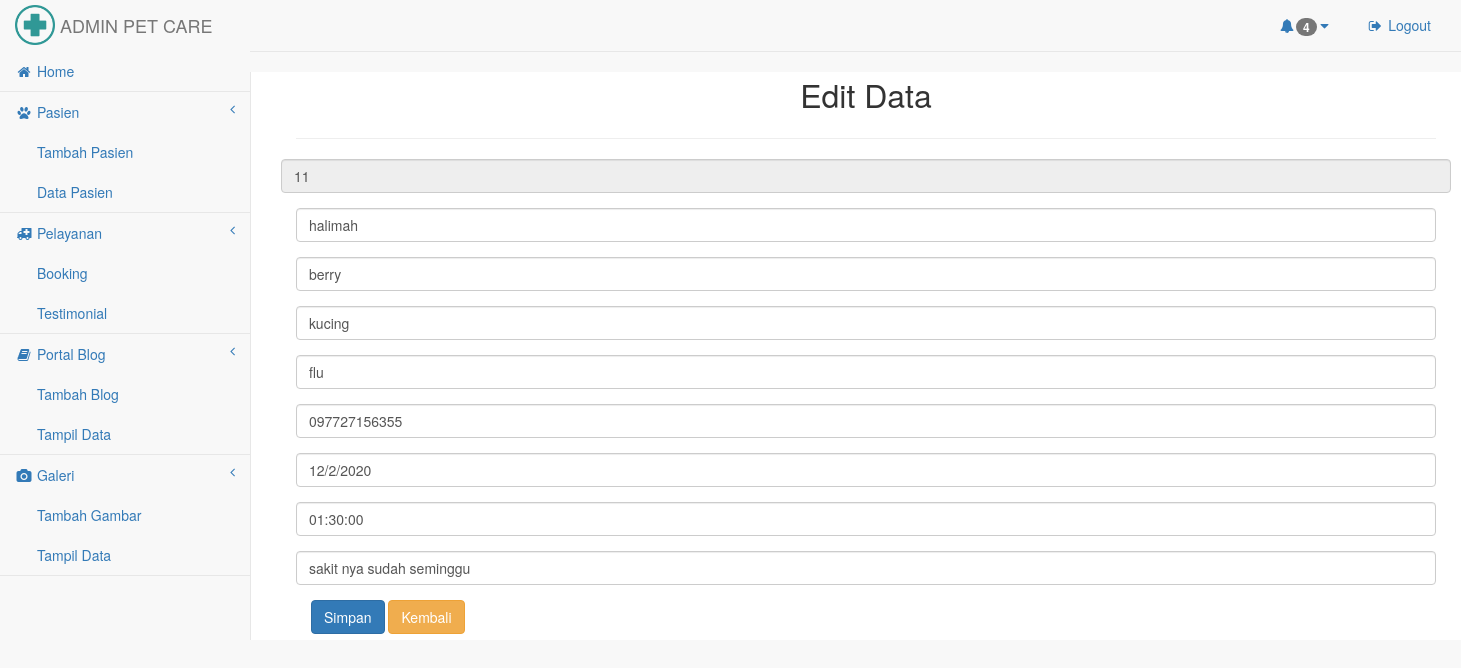
/adminnpet/index.php?page=edit_bkg&idbooking=11 (signed in), run on the app's committed database.
### tables this page shows
CREATE TABLE `tabelpelayanan` (
  `idbooking` int(11) NOT NULL,
  `namapemilik` varchar(50) NOT NULL,
  `namahewan` varchar(50) NOT NULL,
  `jenis` varchar(50) NOT NULL,
  `sakit` varchar(50) NOT NULL,
  `nohp` varchar(50) NOT NULL,
  `tanggal` text NOT NULL,
  `waktu` time NOT NULL,
  `keterangan` varchar(100) NOT NULL
);

### adminnpet/edit_booking.php (the view, shortened to what this page needs)
<?php include('config.php'); ?>
	<div class="container" style="margin-top:20px">
		<center><font size="6">Edit Data</font></center>
		<hr>
		<?php
		if(isset($_GET['idbooking'])){
			$idbooking = $_GET['idbooking'];
			$select = mysqli_query($koneksi, "SELECT * FROM tabelpelayanan WHERE idbooking='$idbooking'") or die(mysqli_error($koneksi));
			if(mysqli_num_rows($select) == 0){
				echo '<div class="alert alert-warning">ID tidak ada dalam database.</div>';
				exit();
			}else{
				$data = mysqli_fetch_assoc($select);
			}
		}
		?>
		<div class="row">
		<form action="index.php?page=edit_bkg&idbooking=<?php echo $idbooking; ?>" method="post">
			<div class="form-group">
					<input type="text" name="idbooking" class="form-control" value="<?php echo $data['idbooking']; ?>" readonly required>
				</div>
			</div>
			<div class="form-group">
						<input type="text" class="form-control" name="namapemilik" placeholder="id"  value="<?php echo $data['namapemilik']; ?>" required >
					</div>
					<div class="form-group">
						<input type="text" class="form-control" name="namahewan" placeholder="Nama Hewan"  value="<?php echo $data['namahewan']; ?>" required>
					</div>
					<div class="form-group">
						<input type="text" class="form-control" name="jenis" placeholder="Jenis hewan"  value="<?php echo $data['jenis']; ?>" required >
					</div>
					<div class="form-group">
						<input type="text" class="form-control" name="sakit" placeholder="Gejala"  value="<?php echo $data['sakit']; ?>" required >
					</div>
					<div class="form-group">
						<input type="text" class="form-control" name="nohp" placeholder="No Hp" value="<?php echo $data['nohp']; ?>" required >
					</div>
					<div class="form-group">
						<input type="text" class="form-control" name="tanggal" placeholder="tanggal" value="<?php echo $data['tanggal']; ?>" required >
					</div>
					<div class="form-group">
						<input type="text" class="form-control" name="waktu" placeholder="waktu" value="<?php echo $data['waktu']; ?>" required >
					</div>
					<div class="form-group">
						<input type="text" class="form-control" name="keterangan" placeholder="keterangan" value="<?php echo $data['keterangan']; ?>" required >
					</div>
			<div class="form-group">
				<div class="col-md-6 col-sm-6 offset-md-3">
					<input type="submit" name="submit" class="btn btn-primary" value="Simpan">
					<a href="index.php?page=booking" class="btn btn-warning">Kembali</a>
				</div>
			</div>
	</div>
	</div>

### adminnpet/css/sb-admin-2.css (style rules this page uses)
body { background-color: #f8f8f8; }

### data on the page
tabelpelayanan: idbooking "11", namapemilik "halimah", namahewan "berry", jenis "kucing", sakit "flu", nohp "097727156355", tanggal "12/2/2020", waktu "01:30:00", keterangan "sakit nya sudah seminggu"

### other printed values
$jumlah "4"
